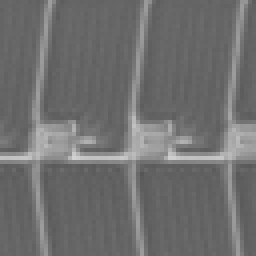
#> input picture Data/Merged/no_noise11_no_dust/5A0B250012A6MF_TDI_D0235G1051_S1_NON_unknown.JPG, 64 x 64 px (shown 4 times larger); its folder holds only this picture in this run
$ python -i preprocess_image.py   (imports and definitions only)
#> lines starting #> are read from the running program, lines starting #| are printed output that depends on the picture
import cv2
import numpy as np
import os
import shutil
import matplotlib.pyplot as plt
from pathlib import Path
from tqdm import tqdm

# ================= 配置区域 =================
# 全部使用相对路径
INPUT_ROOT = r"./Data/Raw/dust"         # 输入根目录
OUTPUT_ROOT = r"./Data/Raw/dust_processed"  # 输出根目录
TARGET_SIZE = (640, 640)                             # 目标大小

# 算法参数
CLAHE_CLIP_LIMIT = 2.0
CLAHE_GRID_SIZE = (8, 8)
BILATERAL_D = 9
BILATERAL_SIGMA_COLOR = 75
BILATERAL_SIGMA_SPACE = 75

# ================= 核心处理逻辑 =================

def process_image_channels(img_path_str):
    """生成的图片通道顺序：Ch0=原图, Ch1=双边滤波, Ch2=CLAHE"""
    img_gray = cv2.imread(img_path_str, 0)
#> img_gray is the input picture: shape (64, 64); min 86, max 209, mean 110.8
    if img_gray is None: return None

    # 1. Lanczos 插值放大 (64 -> 640)
    img_upscaled = cv2.resize(img_gray, TARGET_SIZE, interpolation=cv2.INTER_LANCZOS4)

    # 2. 构建通道
    c0 = img_upscaled
    c1 = cv2.bilateralFilter(img_upscaled, d=BILATERAL_D,
                             sigmaColor=BILATERAL_SIGMA_COLOR,
                             sigmaSpace=BILATERAL_SIGMA_SPACE)
    clahe = cv2.createCLAHE(clipLimit=CLAHE_CLIP_LIMIT, tileGridSize=CLAHE_GRID_SIZE)
    c2 = clahe.apply(img_upscaled)
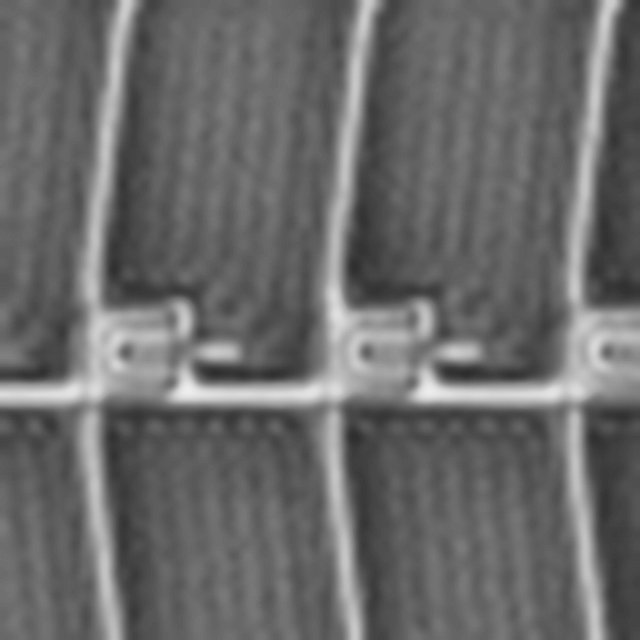
#> c2: shape (640, 640); min 43, max 238, mean 105.9

    # 3. 合并 (BGR 顺序)
    merged_img = cv2.merge([c0, c1, c2])
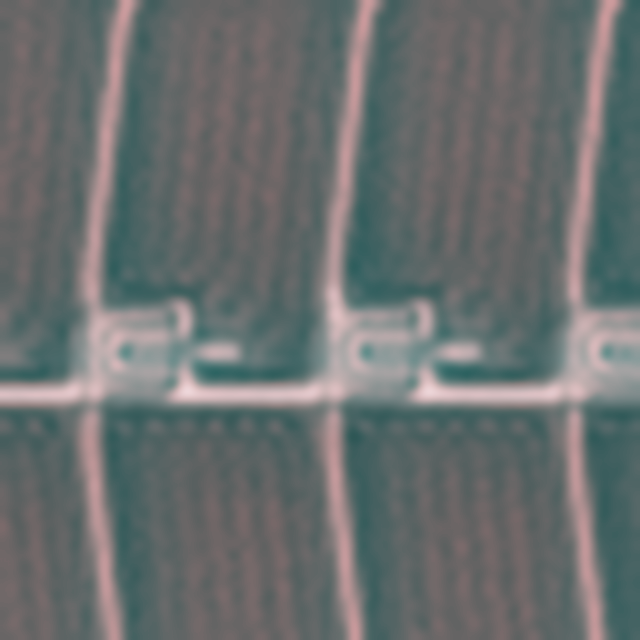
#> merged_img: shape (640, 640, 3); mean of channels 0, 1, 2 110.9, 110.9, 105.9; drawn as B, G, R
    return merged_img

def process_dataset(input_dir, output_dir):
    input_path = Path(input_dir)
    output_path = Path(output_dir)

    if not output_path.exists():
        os.makedirs(output_path)

    # 递归获取所有文件
    files = [f for f in input_path.rglob('*') if f.is_file()]
    processed_count = 0

    print(f"🚀 开始处理数据集，目标尺寸: {TARGET_SIZE}...")
    for file_path in tqdm(files, desc="Processing"):
        rel_path = file_path.relative_to(input_path)
        target_path = output_path / rel_path

        # 排除已有的 yaml 文件
        if file_path.suffix.lower() == '.yaml':
            continue

        target_path.parent.mkdir(parents=True, exist_ok=True)

        # 处理图片
        if file_path.suffix.lower() in ['.jpg', '.jpeg', '.png', '.bmp', '.tif']:
            img = process_image_channels(str(file_path))
            if img is not None:
                save_path = target_path.with_suffix('.jpg')
                cv2.imwrite(str(save_path), img)
                processed_count += 1

        # 复制标签文件 (.txt)
        elif file_path.suffix.lower() == '.txt':
            shutil.copy2(file_path, target_path)

    print(f"✅ 处理完成，共生成 {processed_count} 张图像。")

# ================= 运行入口 =================
# [25 lines not run here, left out]

>>> result = process_image_channels('../Data/Merged/no_noise11_no_dust/5A0B250012A6MF_TDI_D0235G1051_S1_NON_unknown.JPG')

$ run again, on Data/Merged/no_noise11_no_dust/5AAP440705B0AA_TDI_D6680G0961_S1_PXL8_ITO110_AI_NON_PI800_NON_PI800.JPG
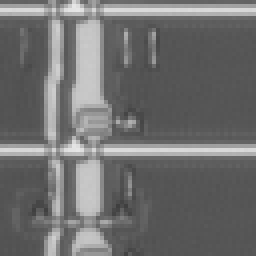
#> input picture Data/Merged/no_noise11_no_dust/5AAP440705B0AA_TDI_D6680G0961_S1_PXL8_ITO110_AI_NON_PI800_NON_PI800.JPG, 64 x 64 px (shown 4 times larger)
#> in process_image_channels, img_gray is the input picture: shape (64, 64); min 63, max 230, mean 111.1
#> in process_image_channels, `c2 = clahe.apply(img_upscaled)`:
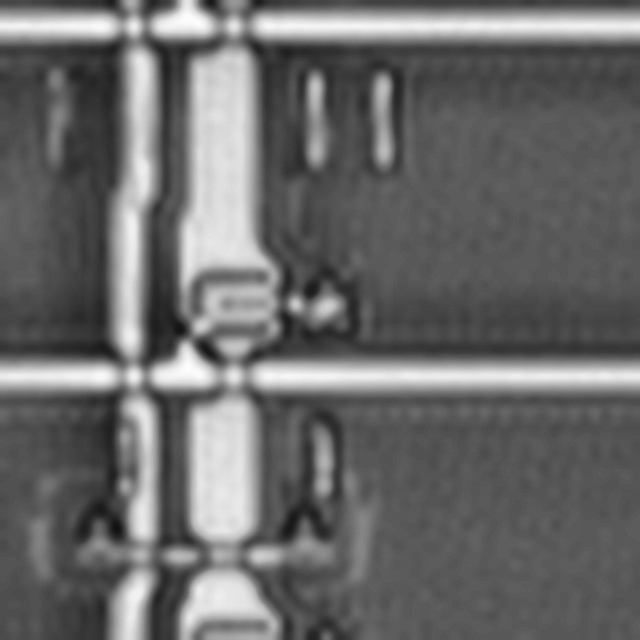
#> c2: shape (640, 640); min 17, max 252, mean 106
#> in process_image_channels, `merged_img = cv2.merge([c0, c1, c2])`:
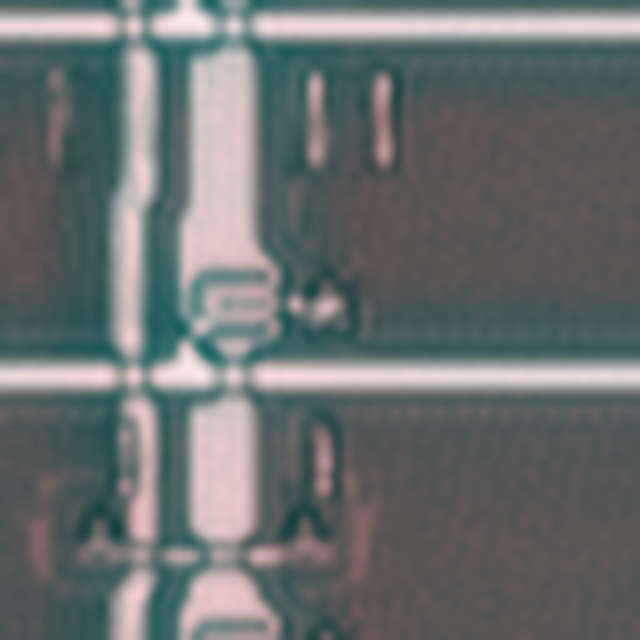
#> merged_img: shape (640, 640, 3); mean of channels 0, 1, 2 111.2, 111.2, 106; drawn as B, G, R
